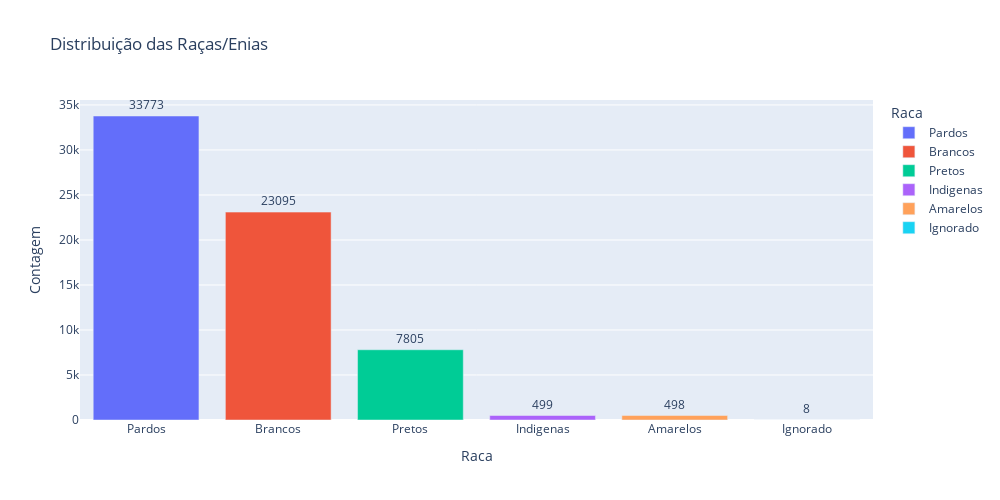

Notebook source saved alongside this figure:
### Markdown cell above
Como visto na literatura dos artigos científicos da área médica, as pessoas que são pardas e pretas possuem um **fator genético que as predispõe à desenvolver hipertensão**.

Portanto, é válido categorizar as diferentes raças e etnias em Pretos e Não Pretos para restringir o escopo do problema.

### Code cell
#Dicionario para mapeamento.
dicionario = {
    1: 'Brancos',
    2: 'Pretos',
    3: 'Amarelos',
    4: 'Pardos',
    5: 'Indigenas',
    9: 'Ignorado',
}

contagem = df["Raca_etnia"].value_counts().reset_index()
contagem.columns = ['Raca', 'Contagem']

#mapeamento das instruções na própria coluna Instrução.
contagem['Raca'] = contagem['Raca'].map(dicionario)
contagem = contagem.sort_values(by='Contagem', ascending=False)

# Supondo que a coluna de nível de instrução seja 'NivelInstrucao'
fig = px.bar(
    contagem,
    x='Raca',
    y='Contagem',
    labels={'count': 'Contagem', 'Raca_etnia': 'Raça/Etnia'},
    title='Distribuição das Raças/Enias',
    color='Raca',
    text='Contagem'
)

fig.update_traces(textposition='outside')

fig.update_layout(
    width=1000,
    height=500,
)

fig.show()

### Figure 1 — Plotly figure (JSON) as saved in the notebook; plotly's stock layout.template omitted (floating-point values rounded to 4 significant figures)
{"data": [{"alignmentgroup": "True", "hovertemplate": "Raca=%{x}<br>Contagem=%{text}<extra></extra>", "legendgroup": "Pardos", "marker": {"color": "#636efa", "pattern": {"shape": ""}}, "name": "Pardos", "offsetgroup": "Pardos", "orientation": "v", "showlegend": true, "text": [33773], "textposition": "outside", "type": "bar", "x": ["Pardos"], "xaxis": "x", "y": [33773], "yaxis": "y"}, {"alignmentgroup": "True", "hovertemplate": "Raca=%{x}<br>Contagem=%{text}<extra></extra>", "legendgroup": "Brancos", "marker": {"color": "#EF553B", "pattern": {"shape": ""}}, "name": "Brancos", "offsetgroup": "Brancos", "orientation": "v", "showlegend": true, "text": [23095], "textposition": "outside", "type": "bar", "x": ["Brancos"], "xaxis": "x", "y": [23095], "yaxis": "y"}, {"alignmentgroup": "True", "hovertemplate": "Raca=%{x}<br>Contagem=%{text}<extra></extra>", "legendgroup": "Pretos", "marker": {"color": "#00cc96", "pattern": {"shape": ""}}, "name": "Pretos", "offsetgroup": "Pretos", "orientation": "v", "showlegend": true, "text": [7805], "textposition": "outside", "type": "bar", "x": ["Pretos"], "xaxis": "x", "y": [7805], "yaxis": "y"}, {"alignmentgroup": "True", "hovertemplate": "Raca=%{x}<br>Contagem=%{text}<extra></extra>", "legendgroup": "Indigenas", "marker": {"color": "#ab63fa", "pattern": {"shape": ""}}, "name": "Indigenas", "offsetgroup": "Indigenas", "orientation": "v", "showlegend": true, "text": [499], "textposition": "outside", "type": "bar", "x": ["Indigenas"], "xaxis": "x", "y": [499], "yaxis": "y"}, {"alignmentgroup": "True", "hovertemplate": "Raca=%{x}<br>Contagem=%{text}<extra></extra>", "legendgroup": "Amarelos", "marker": {"color": "#FFA15A", "pattern": {"shape": ""}}, "name": "Amarelos", "offsetgroup": "Amarelos", "orientation": "v", "showlegend": true, "text": [498], "textposition": "outside", "type": "bar", "x": ["Amarelos"], "xaxis": "x", "y": [498], "yaxis": "y"}, {"alignmentgroup": "True", "hovertemplate": "Raca=%{x}<br>Contagem=%{text}<extra></extra>", "legendgroup": "Ignorado", "marker": {"color": "#19d3f3", "pattern": {"shape": ""}}, "name": "Ignorado", "offsetgroup": "Ignorado", "orientation": "v", "showlegend": true, "text": [8], "textposition": "outside", "type": "bar", "x": ["Ignorado"], "xaxis": "x", "y": [8], "yaxis": "y"}], "layout": {"barmode": "relative", "height": 500, "legend": {"title": {"text": "Raca"}, "tracegroupgap": 0}, "title": {"text": "Distribuição das Raças/Enias"}, "width": 1000, "xaxis": {"anchor": "y", "autorange": true, "categoryarray": ["Pardos", "Brancos", "Pretos", "Indigenas", "Amarelos", "Ignorado"], "categoryorder": "array", "domain": [0, 1], "range": [-0.5, 5.5], "title": {"text": "Raca"}, "type": "category"}, "yaxis": {"anchor": "x", "autorange": true, "domain": [0, 1], "range": [0, 35550.0], "title": {"text": "Contagem"}, "type": "linear"}}}
